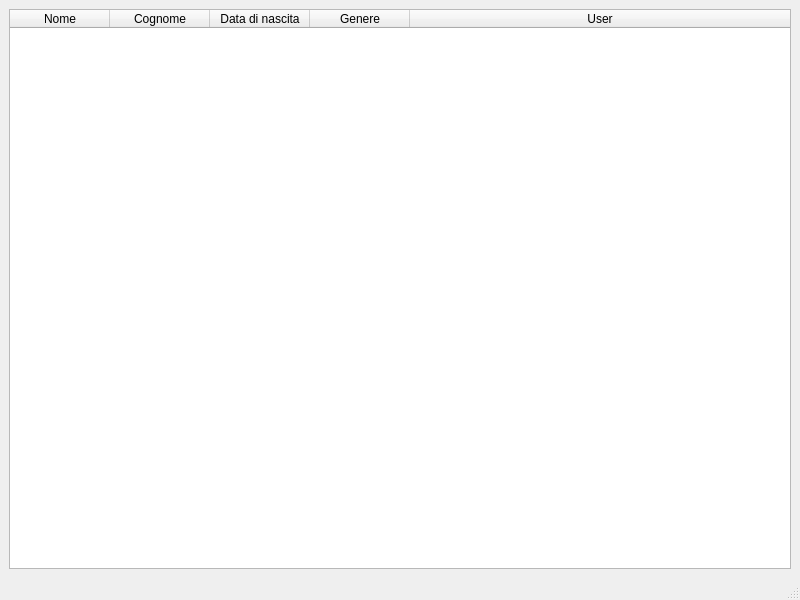
<?xml version="1.0" encoding="UTF-8"?>
<ui version="4.0">
 <class>Admin_console</class>
 <widget class="QMainWindow" name="Admin_console">
  <property name="geometry">
   <rect>
    <x>0</x>
    <y>0</y>
    <width>800</width>
    <height>600</height>
   </rect>
  </property>
  <property name="windowTitle">
   <string>Admin Console</string>
  </property>
  <widget class="QWidget" name="centralwidget">
   <layout class="QGridLayout" name="gridLayout">
    <item row="0" column="0">
     <widget class="QTableWidget" name="usersTable">
      <attribute name="horizontalHeaderStretchLastSection">
       <bool>true</bool>
      </attribute>
      <column>
       <property name="text">
        <string>Nome</string>
       </property>
      </column>
      <column>
       <property name="text">
        <string>Cognome</string>
       </property>
      </column>
      <column>
       <property name="text">
        <string>Data di nascita</string>
       </property>
      </column>
      <column>
       <property name="text">
        <string>Genere</string>
       </property>
      </column>
      <column>
       <property name="text">
        <string>User</string>
       </property>
      </column>
     </widget>
    </item>
    <item row="0" column="1">
     <layout class="QGridLayout" name="gridLayout_2"/>
    </item>
   </layout>
  </widget>
  <widget class="QMenuBar" name="menubar">
   <property name="geometry">
    <rect>
     <x>0</x>
     <y>0</y>
     <width>800</width>
     <height>21</height>
    </rect>
   </property>
  </widget>
  <widget class="QStatusBar" name="statusbar"/>
 </widget>
 <resources/>
 <connections/>
</ui>
